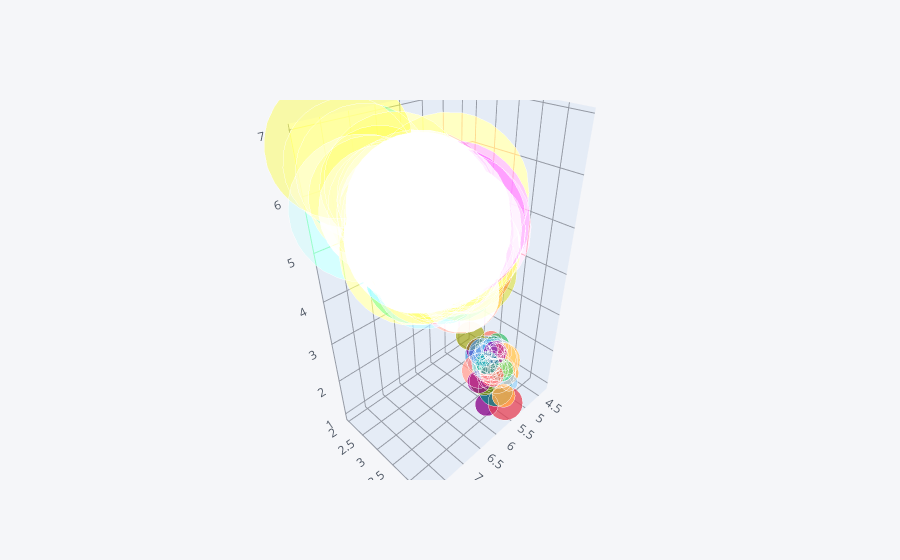

Write notebook code for a chart like this one.
### Code cell
df.iplot(kind='bubble3d',x='SepalLengthCm',y='SepalWidthCm',z='PetalLengthCm',size='PetalWidthCm')

### Figure 1 — Plotly figure (JSON) as saved in the notebook; plotly's stock layout.template omitted (floating-point values rounded to 4 significant figures; data arrays with more than 128 entries replaced by an {"elided": "..."} marker saying what was removed)
{"data": [{"marker": {"color": {"elided": "150 str values"}, "opacity": 0.8, "size": {"elided": "150 int values"}, "symbol": "circle"}, "mode": "markers", "text": {"elided": "150 str values"}, "type": "scatter3d", "x": {"elided": "150 float values"}, "y": {"elided": "150 float values"}, "z": {"elided": "150 float values"}}], "layout": {"legend": {"bgcolor": "#F5F6F9", "font": {"color": "#4D5663"}}, "paper_bgcolor": "#F5F6F9", "plot_bgcolor": "#F5F6F9", "scene": {"xaxis": {"gridcolor": "#9499A3", "showgrid": true, "tickfont": {"color": "#4D5663"}, "title": {"font": {"color": "#4D5663"}, "text": ""}, "zerolinecolor": "#9499A3"}, "yaxis": {"gridcolor": "#9499A3", "showgrid": true, "tickfont": {"color": "#4D5663"}, "title": {"font": {"color": "#4D5663"}, "text": ""}, "zerolinecolor": "#9499A3"}, "zaxis": {"gridcolor": "#9499A3", "showgrid": true, "tickfont": {"color": "#4D5663"}, "title": {"font": {"color": "#4D5663"}, "text": ""}, "zerolinecolor": "#9499A3"}}, "title": {"font": {"color": "#4D5663"}}}}
